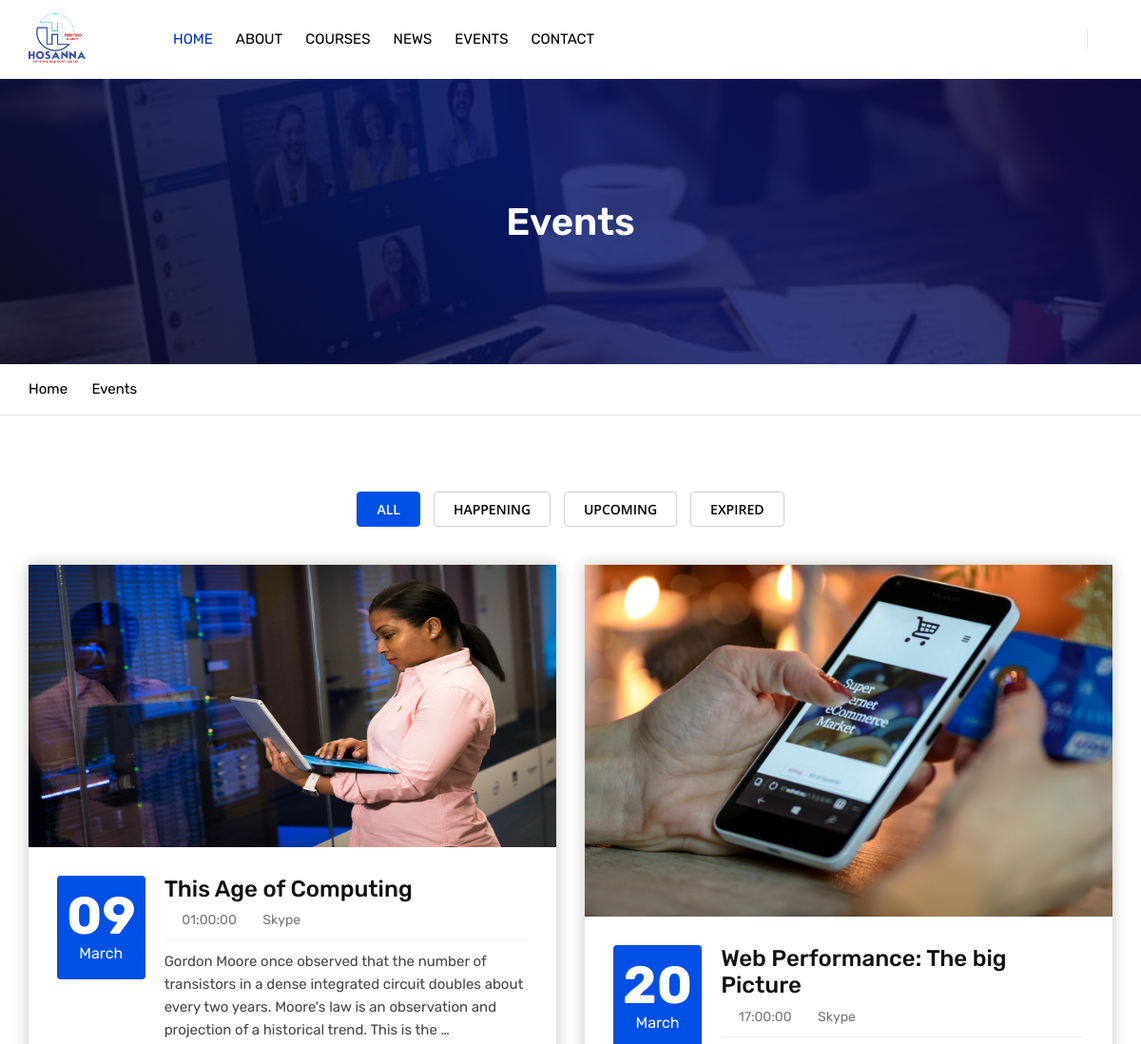
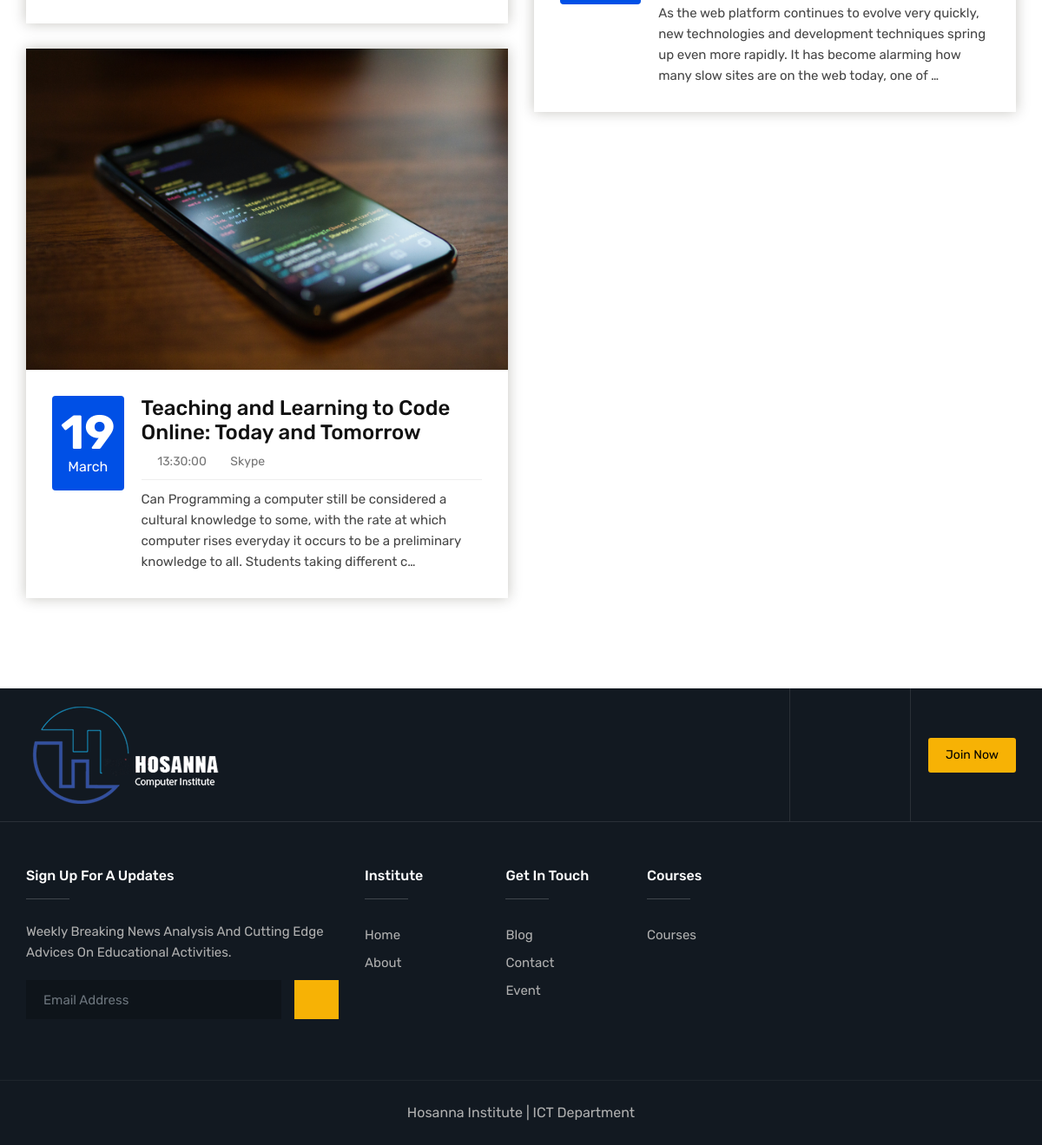
Screenshot of /event/ with the database file from the repository (2 pictures, top to bottom).
### hosannaWebsite/models.py (models this page shows, shortened)
class Event (models.Model):
    class Choice(models.IntegerChoices):
        Yes = True
        No = False
    title = models.CharField(max_length=256)
    short_note = models.CharField(max_length=500)
    event_description = RichTextUploadingField(null=True)
    featured_image = models.ImageField(default = _('default.jpg'), upload_to=_('events'))
    topic = models.CharField(max_length=128)
    host = models.CharField(max_length=128)
    location = models.CharField(max_length=128)
    skill_level = models.CharField(max_length=128)
    language = models.CharField(max_length=128)
    date = models.DateField(null=True)
    time = models.TimeField(null=True)
    slug = models.SlugField(null=False, unique=True)

### hosannaWebsite/views.py (the view)
# urls.py: path('event/', Event.as_view(), name='event-url'),
class Event(ListView):
    model = models.Event
    def get_context_data (self, **kwargs):
        context = super().get_context_data(**kwargs)
        context['title'] = 'Event'
        context['today'] = date.today()
        return context
    template_name = "hosannaWebsite/event.html"
    context_object_name = "Event"
    paginate_by = 10

### hosannaWebsite/templates/hosannaWebsite/event.html (shortened to what this page needs)
{% extends "hosannaWebsite/header.html" %}
{% load static %}
{% block content %}
<div class="page-content bg-white">
    <div class="page-banner ovbl-dark" style="background-image:url({% static 'assets/images/banner/event.jpg' %});">
        <div class="container">
            <div class="page-banner-entry">
                <h1 class="text-white">Events</h1>
             </div>
        </div>
    </div>
    <div class="breadcrumb-row">
        <div class="container">
            <ul class="list-inline">
                <li><a href="{% url 'home-url' %}">Home</a></li>
                <li>Events</li>
            </ul>
        </div>
    </div>
    <div class="content-block">
        <div class="section-area section-sp1 gallery-bx">
            <div class="container">
                <div class="feature-filters clearfix center m-b40">
                    <ul class="filters" data-toggle="buttons">
                        <li data-filter="" class="btn active">
                            <a href="#"><span>All</span></a>
                        </li>
                        <li data-filter="happening" class="btn">
                            <a href="#"><span>Happening</span></a>
                        </li>
                        <li data-filter="upcoming" class="btn">
                            <a href="#"><span>Upcoming</span></a>
                        </li>
                        <li data-filter="expired" class="btn">
                            <a href="#"><span>Expired</span></a>
                        </li>
                    </ul>
                </div>
                <div class="clearfix">
                    <ul id="masonry" class="ttr-gallery-listing magnific-image row">
                        {% for event in Event %}
                        {% if event.date == today %}
                        <li class="action-card col-lg-6 col-md-6 col-sm-12 happening">
                        {% else %}
                        {% if event.date > today %}
                        <li class="action-card col-lg-6 col-md-6 col-sm-12 upcoming">
                        {% else %}
                        {% if event.date < today %}
                        <li class="action-card col-lg-6 col-md-6 col-sm-12 expired">
                        {% endif %}
                        {% endif %}
                        {% endif %}
                            <div class="event-bx m-b30">
                                <div class="action-box">
                                    <img src="{{ event.featured_image.url }}" alt="">
                                </div>
                                <div class="info-bx d-flex">
                                    <div>
                                        <div class="event-time">
                                            <div class="event-date">{{event.date|date:"d"}}</div>
                                            <div class="event-month">{{event.date|date:"F"}}</div>
                                        </div>
                                    </div>
                                    <div class="event-info">
                                        <h4 class="event-title"><a href="{{event.slug}}">{{event.title}}</a></h4>
                                        <ul class="media-post">
                                            <li><a href="{{event.slug}}"><i class="fa fa-clock-o"></i> {{event.time|time:"H:i:s"}}</a></li>
                                            <li><a href="{{event.slug}}"><i class="fa fa-map-marker"></i> {{event.location}}</a></li>
                                        </ul>
                                        <p>{{event.short_note|striptags|truncatechars:200}}</p>
                                    </div>
                                </div>
                            </div>
                        </li>
                        {% endfor %}
                    </ul>
                </div>
            </div>
        </div>
    </div>
</div>
{% endblock %}

### hosannaWebsite/templates/hosannaWebsite/header.html (shortened to what this page needs)
{% load static %}
<!DOCTYPE html>
<html lang="en">
<head>
    <link rel="stylesheet" type="text/css" href="{% static 'assets/css/assets.css' %}">
    <link rel="stylesheet" type="text/css" href="{% static 'assets/css/typography.css' %}">
    <link rel="stylesheet" type="text/css" href="{% static 'assets/css/shortcodes/shortcodes.css' %}">
    <link rel="stylesheet" type="text/css" href="{% static 'assets/css/style.css' %}">
    <link class="skin" rel="stylesheet" type="text/css" href="{% static 'assets/css/color/color-1.css' %}">
</head>
<body id="bg">
    <div class="page-wraper">
        <header class="header rs-nav">
            <div class="sticky-header navbar-expand-lg">
                <div class="menu-bar clearfix">
                    <div class="container clearfix">
                        <div class="menu-logo">
                            <a href="{% url 'home-url' %}"><img src="{% static 'assets/images/logo.png' %}" alt=""></a>
                        </div>
                        <div class="secondary-menu">
                            <div class="secondary-inner">
                                <ul>
                                    <li><a href="https://facebook.com/Hosanna-Printing-Copy-Center-100981805064433/" class="btn-link"><i class="fa fa-facebook"></i></a></li>
                                    <li><a href="https://wa.me/9054591086?text=Hello%20from%20Hosanna%20Computer%20Institute" class="btn-link"><i class="fa fa-whatsapp"></i></a></li>
                                    <li><a href="tel:+2348034887708" class="btn-link"><i class="fa fa-phone"></i></a></li>
                                    <li><a href="https://twitter.com/JMustorpha" class="btn-link"><i class="fa fa-twitter"></i></a></li>
                                    <li class="search-btn"><button id="quik-search-btn" type="button" class="btn-link"><i class="fa fa-search"></i></button></li>
                                </ul>
                            </div>
                        </div>
                        <div class="menu-links navbar-collapse collapse justify-content-start" id="menuDropdown">
                            <ul class="nav navbar-nav">
                                <li class="active"><a href="{% url 'home-url' %}">Home</a>
                                </li>
                                <li><a href="{% url 'about-url' %}">About</a></li>
                                <li><a href="{% url 'course-url' %}">Courses</a></li>
                                <li><a href="{% url 'news-url' %}">News</a></li>
                                <li><a href="{% url 'event-url' %}">Events</a></li>
                                <li><a href="{% url 'contact-url' %}">Contact</a></li>
                            </ul>
                        </div>
                    </div>
                </div>
            </div>
        </header>
        {% block content %}{% endblock content %}
        <footer>
            <div class="footer-top">
                <div class="pt-exebar">
                    <div class="container">
                        <div class="d-flex align-items-stretch">
                            <div class="pt-logo mr-auto">
                                <a href="{% url 'home-url' %}"><img src="{% static 'assets/images/logo-white.png' %}" alt="" /></a>
                            </div>
                            <div class="pt-social-link">
                                <ul class="list-inline m-a0">
                                    <li><a href="https://facebook.com/Hosanna-Printing-Copy-Center-100981805064433/" class="btn-link"><i class="fa fa-facebook"></i></a></li>
                                    <li><a href="https://wa.me/9054591086?text=Hello%20from%20Hosanna%20Computer%20Institute" class="btn-link"><i class="fa fa-whatsapp"></i></a></li>
                                    <li><a href="tel:+2348034887708" class="btn-link"><i class="fa fa-phone"></i></a></li>
                                    <li><a href="https://twitter.com/JMustorpha" class="btn-link"><i class="fa fa-twitter"></i></a></li>
                                </ul>
                            </div>
                            <div class="pt-btn-join">
                                <a href="{% url 'course-url' %}" class="btn ">Join Now</a>
                            </div>
                        </div>
                    </div>
                </div>
                <div class="container">
                    <div class="row">
                        <div class="col-lg-4 col-md-12 col-sm-12 footer-col-4">
                            <div class="widget">
                                <h5 class="footer-title">Sign Up For A Updates</h5>
                                <p class="text-capitalize m-b20">Weekly Breaking news analysis and cutting edge advices on educational activities.</p>
                                <div class="subscribe-form m-b20">
                                    <form class="" action="{% url 'subscription-url' %}" method="post">
                                        <div class="input-group">
                                            <input name="subscription" class="form-control" placeholder="Email Address" type="email">
                                            <span class="input-group-btn">
                                        <button name="submit" value="Submit" type="submit" class="btn"><i class="fa fa-arrow-right"></i></button>
                                    </span>
                                        </div>
                                    </form>
                                </div>
                            </div>
                        </div>
                        <div class="col-12 col-lg-5 col-md-7 col-sm-12">
                            <div class="row">
                                <div class="col-4 col-lg-4 col-md-4 col-sm-4">
                                    <div class="widget footer_widget">
                                        <h5 class="footer-title">Institute</h5>
                                        <ul>
                                            <li><a href="{% url 'home-url' %}">Home</a></li>
                                            <li><a href="{% url 'about-url' %}">About</a></li>
                                        </ul>
                                    </div>
                                </div>
                                <div class="col-4 col-lg-4 col-md-4 col-sm-4">
                                    <div class="widget footer_widget">
                                        <h5 class="footer-title">Get In Touch</h5>
                                        <ul>
                                            <li><a href="{% url 'news-url' %}">Blog</a></li>
                                            <li><a href="{% url 'contact-url' %}">Contact</a></li>
                                            <li><a href="{% url 'event-url' %}">Event</a></li>
                                        </ul>
                                    </div>
                                </div>
                                <div class="col-4 col-lg-4 col-md-4 col-sm-4">
                                    <div class="widget footer_widget">
                                        <h5 class="footer-title">Courses</h5>
                                        <ul>
                                            <li><a href="{% url 'course-url' %}">Courses</a></li>
                                        </ul>
                                    </div>
                                </div>
                            </div>
                        </div>
                    </div>
                </div>
            </div>
            <div class="footer-bottom">
                <div class="container">
                    <div class="row">
                        <div class="col-lg-12 col-md-12 col-sm-12 text-center"> Hosanna Institute | ICT Department
                        </div>
                    </div>
        </footer>
</body>
</html>

### rows the page displays
Event: featured_image (picture), date "09", date "March", title "This Age of Computing", time "01:00:00", location "Skype", short_note "Gordon Moore once observed that the number of transistors in a dense integrated circuit doubles about every two years. Moore's law is an observation and projection of a historical trend. This is the …"
Event: featured_image (picture), date "20", date "March", title "Web Performance: The big Picture", time "17:00:00", location "Skype", short_note "As the web platform continues to evolve very quickly, new technologies and development techniques spring up even more rapidly. It has become alarming how many slow sites are on the web today, one of …"
Event: featured_image (picture), date "19", date "March", title "Teaching and Learning to Code Online: Today and Tomorrow", time "13:30:00", location "Skype", short_note "Can Programming a computer still be considered a cultural knowledge to some, with the rate at which computer rises everyday it occurs to be a preliminary knowledge to all. Students taking different c…"
